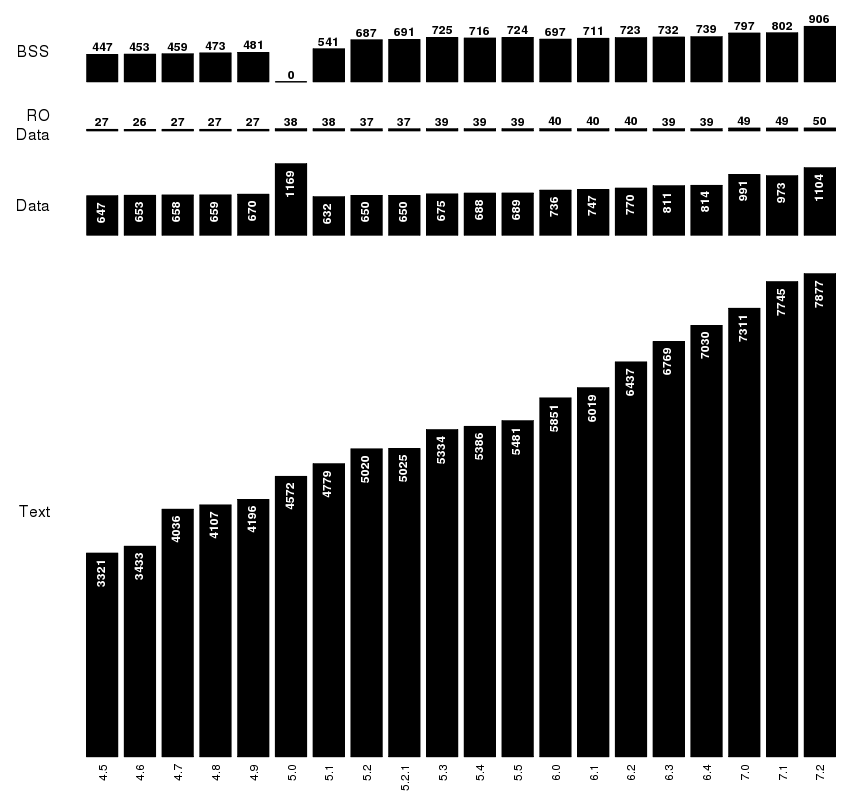

Here is the R script that generated this plot:
d <- read.table('expsyms', head=T)

png('expsyms.png', width=850, height=800, antialias='subpixel')

par(mar=c(3,6,1,1))
b <- barplot(d$text, ylim=c(0, 12100), col='black', axes=F, ann=F, yaxs='i', xaxs='i')[,1]
text(b-0.2, d$text, font=2, labels=paste(d$text, '  ', sep=''), col='white', srt=90, adj=c(1, 1))
rect(b-0.5, 8500, b+0.5, d$data+8500, col='black')
text(b-0.2, d$data+8500, font=2, labels=paste(d$data, '  ', sep=''), col='white', srt=90, adj=c(1, 1))
rect(b-0.5, 10200, b+0.5, d$rodata+10200, col='black')
text(b, d$rodata+10200+50, font=2, labels=d$rodata, col='black', adj=c(0.5, 0))
rect(b-0.5, 11000, b+0.5, d$bss+11000, col='black')
text(b, d$bss+11000+50, font=2, labels=d$bss, col='black', adj=c(0.5, 0))


axis(1, at=b, labels=d$release, las=2, tick=F, line=-0.5)
## axis(2, las=2, at=seq(0, 8000, 1000), line=0.5)
## y <- seq(8500, 9700, 200)
## axis(2, las=2, at=y, labels=y-y[1], line=0.5)
## y <- seq(11000, 12000, 200)
## axis(2, las=2, at=y, labels=y-y[1], line=0.5)
par(ps=12)
axis(2, at=4000, label='Text', tick=F, line=1.5, las=2)
axis(2, at=9000, label='Data', tick=F, line=1.5, las=2)
axis(2, at=10300, label='RO\nData', tick=F, line=1.5, las=2)
axis(2, at=11500, label='BSS', tick=F, line=1.5, las=2)
dev.off()
